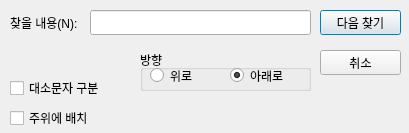
<?xml version="1.0" encoding="UTF-8"?>
<ui version="4.0">
 <class>Dialog</class>
 <widget class="QDialog" name="Dialog">
  <property name="geometry">
   <rect>
    <x>0</x>
    <y>0</y>
    <width>409</width>
    <height>133</height>
   </rect>
  </property>
  <property name="windowTitle">
   <string>찾기</string>
  </property>
  <widget class="QPushButton" name="pushButton">
   <property name="geometry">
    <rect>
     <x>320</x>
     <y>10</y>
     <width>81</width>
     <height>25</height>
    </rect>
   </property>
   <property name="text">
    <string>다음 찾기</string>
   </property>
  </widget>
  <widget class="QPushButton" name="pushButton_2">
   <property name="geometry">
    <rect>
     <x>320</x>
     <y>50</y>
     <width>81</width>
     <height>25</height>
    </rect>
   </property>
   <property name="text">
    <string>취소</string>
   </property>
  </widget>
  <widget class="QCheckBox" name="checkBox">
   <property name="geometry">
    <rect>
     <x>10</x>
     <y>80</y>
     <width>101</width>
     <height>16</height>
    </rect>
   </property>
   <property name="text">
    <string>대소문자 구분</string>
   </property>
  </widget>
  <widget class="QCheckBox" name="checkBox_2">
   <property name="geometry">
    <rect>
     <x>10</x>
     <y>110</y>
     <width>101</width>
     <height>16</height>
    </rect>
   </property>
   <property name="text">
    <string>주위에 배치</string>
   </property>
  </widget>
  <widget class="QLineEdit" name="lineEdit">
   <property name="geometry">
    <rect>
     <x>90</x>
     <y>10</y>
     <width>221</width>
     <height>25</height>
    </rect>
   </property>
   <property name="minimumSize">
    <size>
     <width>140</width>
     <height>0</height>
    </size>
   </property>
  </widget>
  <widget class="QLabel" name="label">
   <property name="geometry">
    <rect>
     <x>10</x>
     <y>10</y>
     <width>75</width>
     <height>25</height>
    </rect>
   </property>
   <property name="text">
    <string>찾을 내용(N):</string>
   </property>
  </widget>
  <widget class="QGroupBox" name="groupBox">
   <property name="geometry">
    <rect>
     <x>140</x>
     <y>50</y>
     <width>171</width>
     <height>41</height>
    </rect>
   </property>
   <property name="title">
    <string>방향</string>
   </property>
   <widget class="QRadioButton" name="radioButton">
    <property name="geometry">
     <rect>
      <x>10</x>
      <y>10</y>
      <width>61</width>
      <height>31</height>
     </rect>
    </property>
    <property name="text">
     <string>위로</string>
    </property>
    <property name="checked">
     <bool>false</bool>
    </property>
   </widget>
   <widget class="QRadioButton" name="radioButton_2">
    <property name="geometry">
     <rect>
      <x>90</x>
      <y>10</y>
      <width>61</width>
      <height>31</height>
     </rect>
    </property>
    <property name="text">
     <string>아래로</string>
    </property>
    <property name="checked">
     <bool>true</bool>
    </property>
   </widget>
  </widget>
 </widget>
 <resources/>
 <connections/>
</ui>
